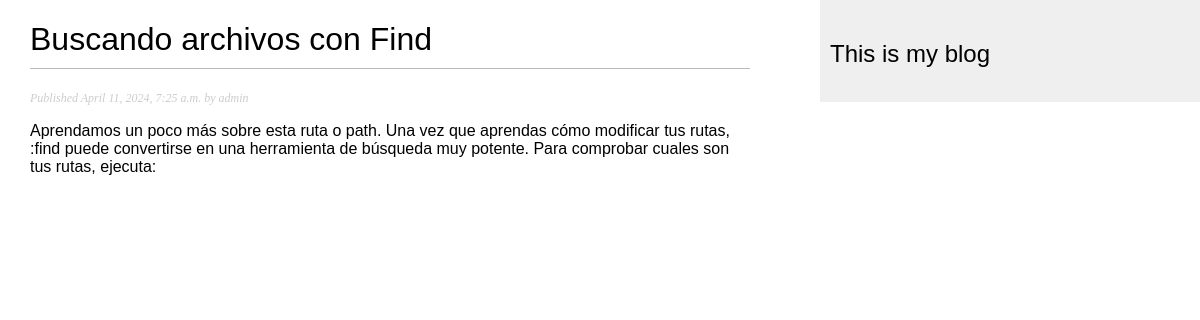
The app's page /blog/2024/4/11/buscando-archivos-con-find/ with its own data.
### blog/models.py (models this page shows, shortened)
class Post(models.Model):
    STATUS_CHOICES = {
        ('draft', 'Draft'),
        ('published', 'Published'),
    }
    tittle = models.CharField(max_length=250, verbose_name="titulo")
    slug = models.SlugField(max_length=250, unique_for_date='publish', \
                            verbose_name="urlAbreviada")
    author = models.ForeignKey(User, on_delete=models.CASCADE, \
                               related_name='user_posts')
    body = models.TextField(verbose_name="")
    publish = models.DateTimeField(default=timezone.now, \
                                   verbose_name="publicar")
    created = models.DateTimeField(auto_now_add=True, verbose_name="creado")
    updated = models.DateTimeField(auto_now=True, verbose_name="actualizado")
    status = models.CharField(max_length=10, choices=STATUS_CHOICES, \
                              default='draft', verbose_name="estado")
    objects = models.Manager() # gestor por defecto
    published = PublishedManager() # nuevo gestor
    draft = DraftManager()
    class Meta:
        ordering = ('-publish',)

### blog/views.py (the view)
# urls.py: path('<int:year>/<int:month>/<int:day>/<slug:post>/', views.post_detail, name='post_detail')
def post_detail(request, year, month, day, post):
    post = get_object_or_404(Post, slug=post, status='published', \
                             publish__year=year, publish__month=month, \
                             publish__day=day)
    return render(request, 'blog/post/detail.html', {'post':post})

### blog/templates/blog/post/detail.html (shortened to what this page needs)
{% extends "blog/base.html" %}
{% block content %}
    <h1>{{ post.tittle }}</h1>
    <p class="date">
        Published {{ post.publish }} by {{post.author}}
    </p>
    {{post.body|linebreaks}}
{% endblock content %}

### blog/static/css/blog.css (style rules this page uses)
body { margin:0; padding:0; font-family:helvetica, sans-serif; }
h1 { font-weight:normal; border-bottom:1px solid #bbb; padding:0 0 10px 0; }
p.date { color:#ccc; font-family: georgia, serif; font-size: 12px; font-style: italic; }

### records on screen
Post: tittle "Buscando archivos con Find", publish "April 11, 2024, 7:25 a.m.", author "admin", body "Aprendamos un poco más sobre esta ruta o path. Una vez que aprendas cómo modificar tus rutas, :find puede convertirse en una herramienta de búsqueda muy potente. Para comprobar cuales son tus rutas, ejecuta:"
